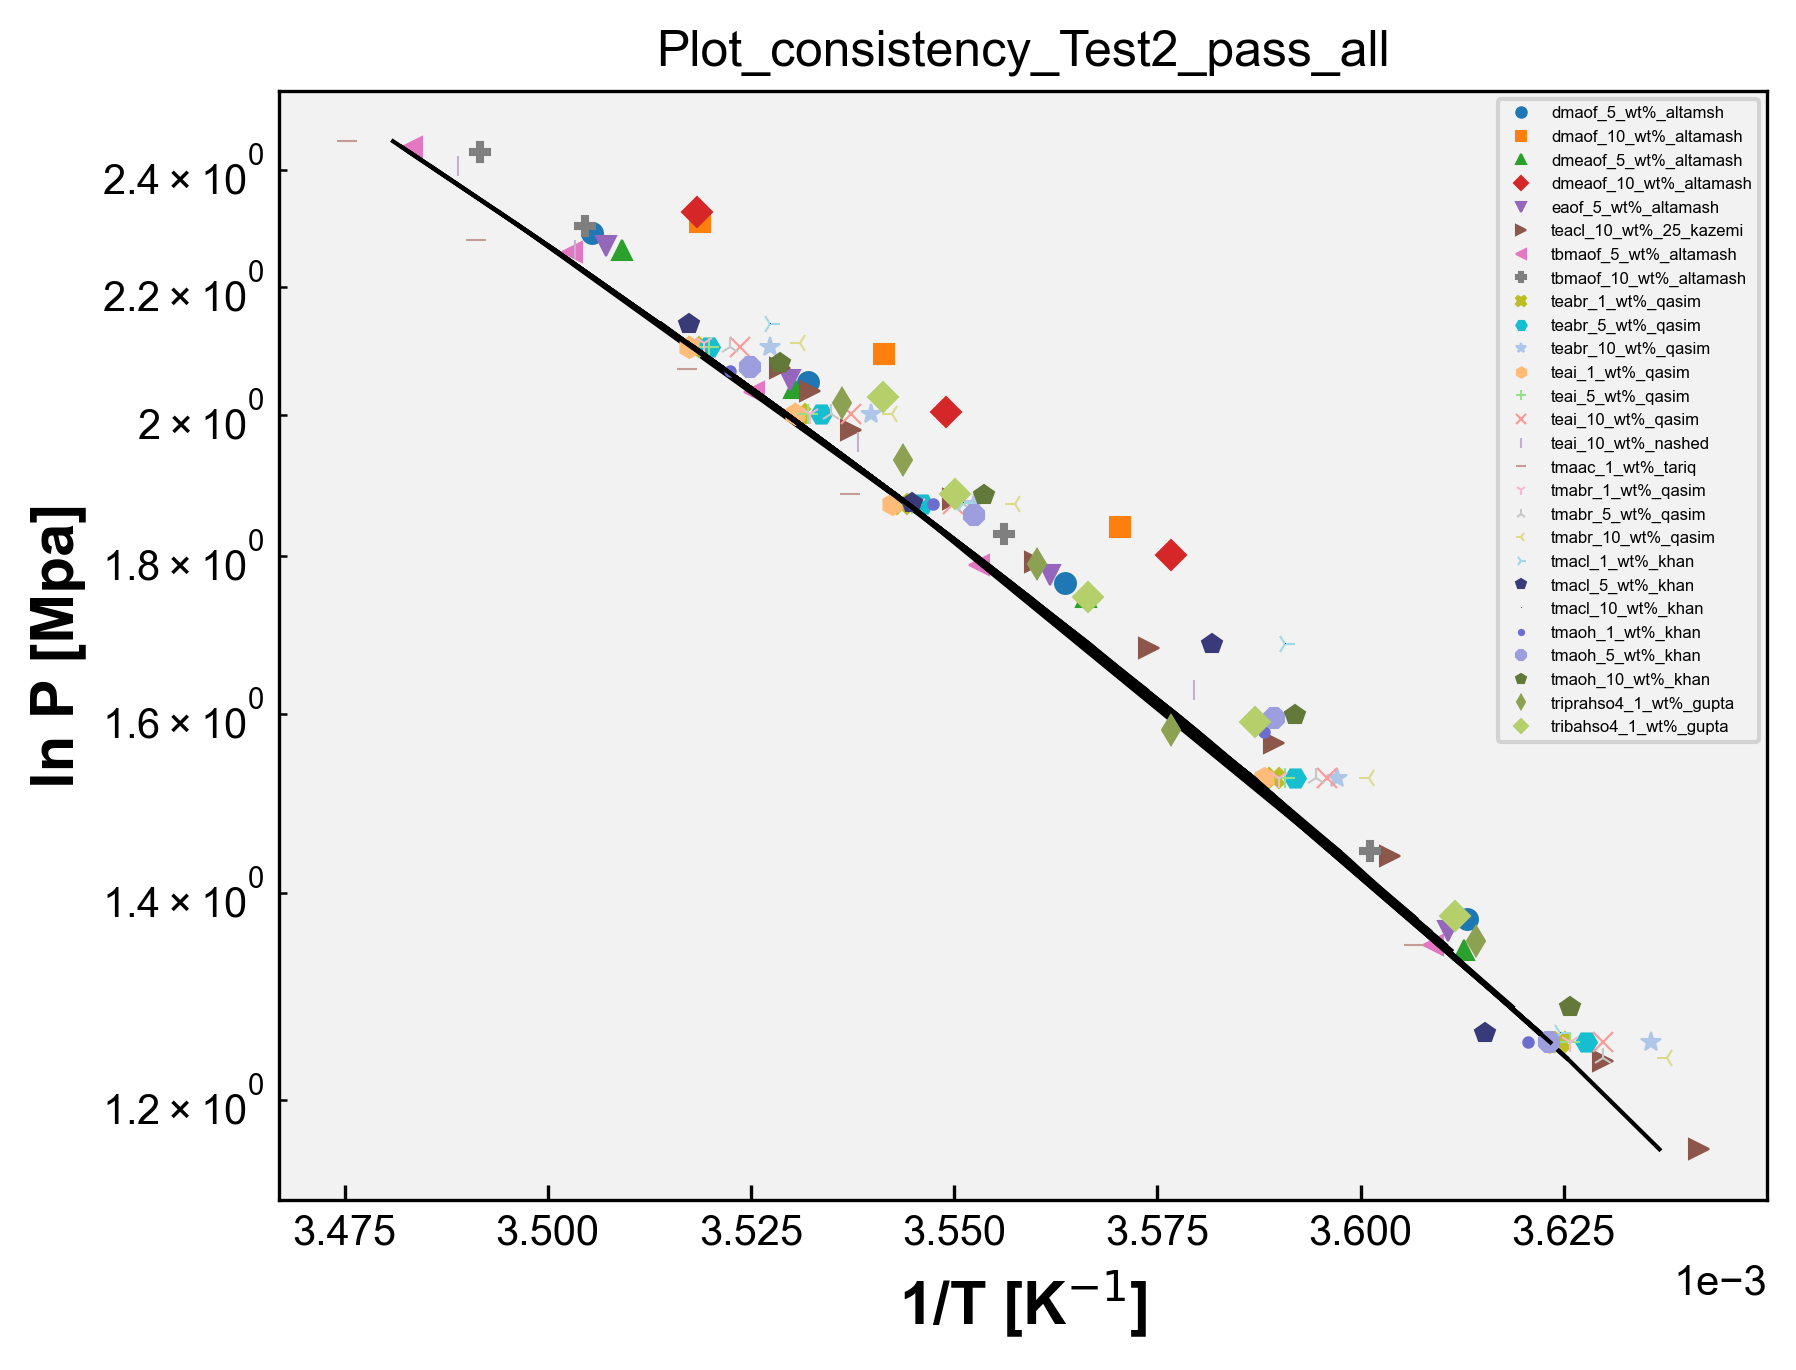

Write Python code to recreate this figure.
# Plot_consistency - Test2_pass
import matplotlib.pyplot as plt
import matplotlib
from matplotlib.font_manager import FontProperties
import pandas as pd
import numpy as np
import openpyxl
import os

matplotlib.rcParams['font.family'] = "Arial" # change the default font # mudança da fonte
matplotlib.rcParams['xtick.direction'] = 'in' # change the ticks direction # mudança da direção dos marcadores ao longo dos eixos de um gráfico que indicam valores específicos
matplotlib.rcParams['ytick.direction'] = 'in'
font = FontProperties() # cria uma instância de propriedades de fontes, tamanho, estilo e família
font.set_family('sans-serif') # 'serif', 'sans-serif', 'cursive', 'fantasy', or 'monospace' # família da fonte
font.set_name('Arial') # nome da fonte
font.set_weight('bold') # 'ultralight', 'light', 'normal', 'regular', 'book', 'medium', 'roman', 'semibold', 'demibold', 'demi', 'bold', 'heavy', 'extra bold', 'black' # peso da fonte
font.set_style('normal') #'normal', 'italic' or 'oblique' # estilo da fonte, negrito, itálico, normal, etc
font.set_size('x-large') # xx-small', 'x-small', 'small', 'medium', 'large', 'x-large', 'xx-large' # tamanho da fonte
plt.rcParams['figure.dpi'] = 300 # resolução padrão para as figuras exibidas na tela
plt.rcParams['savefig.dpi'] = 300 # resolução padrão para as figuras salvas em arquivos PNG, PDF ou SVG
opt = {'fillstyle':'full','markersize':5,'markeredgewidth':0.5} # aparência dos marcadores, fillstyle: full - estilo de preenchimento markersize: 5 - tamanho do marcador markeredgewidth: 0.5 largura da borda do marcador
plt.rcParams['figure.facecolor'] = (1.0,1.0,1.0,0.0) # cor de fundo da figura como transparente
plt.rcParams['axes.facecolor'] = '0.95' # cor de fundo dos eixos como uma tonalidade de cinza claro
#plt.rcParams['figure.figsize'] = (4,4) # tamanho da figura padrão em polegadas


caminho_arquivo = 'Test2_pass.xlsx' # caminho do arquivo
wb = openpyxl.load_workbook(caminho_arquivo) # ler dados de abas individuais do arquivo Excel sem abrir e fechar repetidamente, mantém aberto. Mais eficiente se você precisa ler dados de várias abas do arquivo. Lista com os nomes de todas as abas do arquivo Excel.
# load_workbook é a função usada para carregar o arquvio Excel

dados_coluna_O_array = [] # matriz para guardar os dados da coluna O de todas as sheet
dados_coluna_P_array = [] # matriz para guardar os dados da coluna P de todas as sheet
dados_coluna_Q_array = [] # matriz para guardar os dados da coluna Q de todas as sheet

nomes_abas = []

for i in wb.sheetnames: # para i dentro da lista wb com os nomes de todas as abas
    nome_aba = wb[i] # obtém o nome da aba na posição i na lista wb, que contém os nomes de todas as abas
    nome_aba_split = nome_aba.title.split("_") # nome_aba é o nome completo da aba. nome_aba.title converte o nome da aba para o formato de título. split("_ ") divide o nome da aba em duas partes usando o caractere "_ "
    if len(nome_aba_split) > 2: # se o nome da aba contiver mais de duas partes
        nome_aba_split.insert(2, "wt%") # insere wt% entre a segunda e a terceira partes do nome da aba
        nome_aba_final = "_".join(nome_aba_split) # junta as partes do nome da aba de volta com "_"
        print('nome_aba_final', nome_aba_final)
        nomes_abas.append(nome_aba_final) # adiciona o nome modificado _a lista de nomes das abas
    else:
        nomes_abas.append(nome_aba.title) # nome da aba não tiver mais de duas partes, adiciona o nome completo da aba à lista nomes_abas (usada na legenda)

    dados_coluna_O = [] # abre uma lista para os dados da coluna O da sheet
    dados_coluna_P = [] # abre uma lista para os dados da coluna P da sheet
    dados_coluna_Q = [] # abre uma lista para os dados da coluna Q da sheet

    for j in nome_aba.iter_rows(min_row=2, values_only=True): # iter_rows: permite iterar sobre as linhas dessa aba # min_row=2: especifica a primeira linha a ser considerada, nesse caso, começa na segunda linha, pois a primeira linha geralmente contém os cabeçalhos das colunas # values_only=True: indica que queremos obter apenas os valores das células, sem incluir informações adicionais como formatação, fórmulas ou estilos.
        dados_coluna_O.append(j[14])
        dados_coluna_P.append(j[15])
        dados_coluna_Q.append(j[16])

    dados_coluna_O_array.append(dados_coluna_O)
    dados_coluna_P_array.append(dados_coluna_P)
    dados_coluna_Q_array.append(dados_coluna_Q)

print('dados_O', dados_coluna_O_array)
print('dados_P', dados_coluna_P_array)
print('dados_Q', dados_coluna_Q_array)

# Plotagem dos dados:

symbols = ['o', 's', '^', 'D', 'v', '>', '<', 'P', 'X', 'H', '*', 'h', '+', 'x', '|', '_', '1', '2', '3', '4', 'p', ',', '.', '8', 'p', 'd', 'D', '|', '_', '$...$']
# Exemplos de símbolos

# Vetor de cores
colors = ['#1f77b4', '#ff7f0e', '#2ca02c', '#d62728', '#9467bd', '#8c564b', '#e377c2', '#7f7f7f', '#bcbd22', '#17becf',  '#aec7e8',  '#ffbb78', '#98df8a', '#ff9896', '#c5b0d5', '#c49c94',  '#f7b6d2', '#c7c7c7',  '#dbdb8d',  '#9edae5',  '#393b79',  '#5254a3', '#6b6ecf',  '#9c9ede',  '#637939',  '#8ca252',  '#b5cf6b', '#cedb9c',  '#8c6d31',  '#bd9e39',  '#e7ba52',  '#e7cb94',  '#843c39', '#ad494a', '#d6616b',  '#e7969c',  '#7b4173', '#a55194',  '#ce6dbd',  '#de9ed6']

lines = []

for i in range(len(dados_coluna_O_array)):
    y = dados_coluna_O_array[i]
    x = dados_coluna_P_array[i]
    x2 = dados_coluna_Q_array[i]
    print('x', x)
    print('y', y)
    print('x2', x2)
    symbol=symbols[i]
    color=colors[i]
    line1, = plt.plot(x, y, marker=symbol, markersize=opt['markersize'], markeredgewidth=opt['markeredgewidth'], fillstyle=opt['fillstyle'], color=color, linestyle='none', label=nomes_abas[i]) # lines armazenam as linhas geradas pelos plots
    line2, = plt.plot(x2, y, color='black', linestyle='-', linewidth=1)

    lines.append(line1)

plt.semilogy()
plt.ticklabel_format(axis='x', style='sci', scilimits=(0,0)) # eixo x em notação científica
plt.legend(handles=lines, loc='upper right', fontsize=4, markerscale=0.5) # cria a legenda usando as linhas armazenadas na lista
plt.xlabel('1/T [K$^{-1}$]',fontproperties=font)
plt.ylabel('ln P [Mpa]',fontproperties=font)
#plt.legend(loc="upper left")

nome_arquivo_python = os.path.basename(__file__) # obter o nome do arquivo python atual
nome_arquivo_sem_extensao = os.path.splitext(nome_arquivo_python)[0] # obter o nome do arquivo sem extensão # [0] vai acessar o primeiro elemento da tupla retornado por path.splitext

plt.title(nome_arquivo_sem_extensao)

plt.savefig(f'{nome_arquivo_sem_extensao}.png',format='png',bbox_inches='tight',
                dpi=300,transparent=False)
plt.show()
